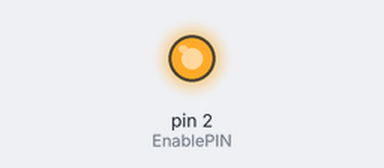
Bench run of a sketch on a simulated Arduino Uno, built with avr-gcc and run on an emulated ATmega328P. Parts: output pins drawn as LEDs (lit = HIGH).

Above: at 0.1 s.
Timing chart, 0 to 1.6 s (numbered marks = the images above):
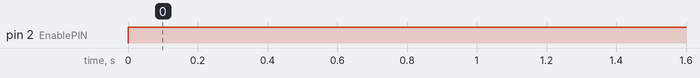

Measured:
- by itself, pin 2 (EnablePIN): LOW → HIGH at 0.00 s

The sketch:

ArduinoSplitTimer.ino
```cpp
// Rickey Ward 2017
// split on/off mosfet timer
//
// Toggle an IO pin on for x hours, off for x hours and repeat.
//

/// -- user set up
#define EnablePIN (2)
#define HOURS_ON  (6UL)
#define HOURS_OFF (18UL)

/// -- do not modify
//convervsion factors
#define MILLIS_IN_HOUR (3600000UL)
#define MILLIS_Multi (10000UL)
//list of possible states
#define STATE_ON 1
#define STATE_OFF 2
#define STATE_UNINIT 0
//calcuate time spans
#define ON_SPAN (MILLIS_IN_HOUR * HOURS_ON)
#define OFF_SPAN (MILLIS_IN_HOUR * HOURS_OFF)

volatile unsigned long offset_lastTime;
volatile unsigned int system_state = STATE_UNINIT;
volatile unsigned long millis_elapsed = 0;

void setup() {
  //setup output
  pinMode(EnablePIN, OUTPUT);
  //start in uninit state
  system_state = STATE_UNINIT;
}

void loop() {

  millis_elapsed = (unsigned long)(millis() - offset_lastTime);

  switch(system_state)
  {
    case STATE_ON :
      if(millis_elapsed >= (unsigned long)ON_SPAN)
      {
        system_state = STATE_OFF;
        offset_lastTime = millis();
        digitalWrite(EnablePIN, LOW);
      }
    break;
    case STATE_OFF :
      if(millis_elapsed >= (unsigned long)OFF_SPAN)
      {
        system_state = STATE_ON;
        offset_lastTime = millis();
        digitalWrite(EnablePIN, HIGH);
      }
    break;
    default : //If we get lost or uninit, just turn on and restart
      system_state = STATE_ON;
      offset_lastTime = millis();
      digitalWrite(EnablePIN, HIGH);
    break;
  }
}
```
